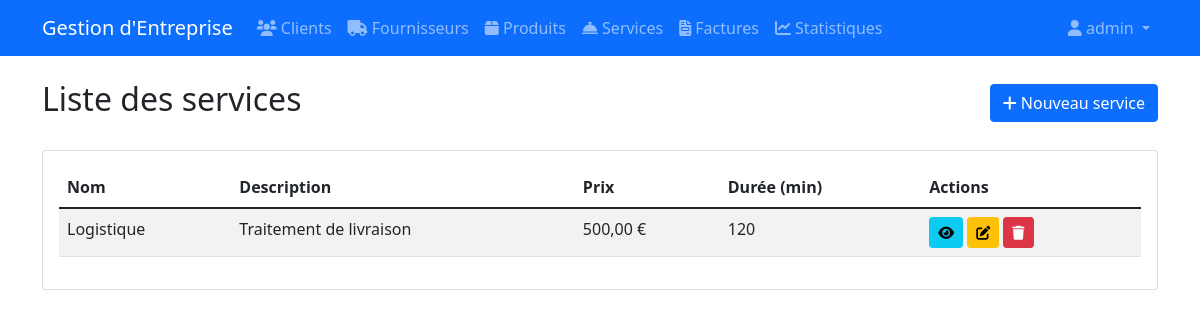
/services/ (signed in), run on the app's committed database.
### produit/models.py (models this page shows, shortened)
class Service(models.Model):
    name = models.CharField(max_length=200, verbose_name="Nom")
    description = models.TextField(verbose_name="Description")
    price = models.DecimalField(max_digits=10, decimal_places=2, verbose_name="Prix")
    duration = models.IntegerField(verbose_name="Durée (minutes)")
    class Meta:
        ordering = ['name']
        verbose_name = "Service"
        verbose_name_plural = "Services"

### produit/views.py (the view)
# urls.py: path('services/', product_views.service_list, name='service_list'),
@login_required
def service_list(request):
    services = Service.objects.all()
    return render(request, 'products/service_list.html', {'services': services})

### templates/products/service_list.html (shortened to what this page needs)
{% extends 'base.html' %}
{% block content %}
<div class="d-flex justify-content-between align-items-center mb-4">
    <h2>Liste des services</h2>
    <a href="{% url 'service_create' %}" class="btn btn-primary">
        <i class="fas fa-plus"></i> Nouveau service
    </a>
</div>
<div class="card">
    <div class="card-body">
        <div class="table-responsive">
            <table class="table table-striped">
                <thead>
                    <tr>
                        <th>Nom</th>
                        <th>Description</th>
                        <th>Prix</th>
                        <th>Durée (min)</th>
                        <th>Actions</th>
                    </tr>
                </thead>
                <tbody>
                    {% for service in services %}
                    <tr>
                        <td>{{ service.name }}</td>
                        <td>{{ service.description|truncatewords:20 }}</td>
                        <td>{{ service.price }} €</td>
                        <td>{{ service.duration }}</td>
                        <td>
                            <a href="{% url 'service_detail' service.pk %}" class="btn btn-sm btn-info">
                                <i class="fas fa-eye"></i>
                            </a>
                            <a href="{% url 'service_update' service.pk %}" class="btn btn-sm btn-warning">
                                <i class="fas fa-edit"></i>
                            </a>
                            <a href="{% url 'service_delete' service.pk %}" class="btn btn-sm btn-danger">
                                <i class="fas fa-trash"></i>
                            </a>
                        </td>
                    </tr>
                    {% empty %}
                    <tr>
                        <td colspan="5" class="text-center">Aucun service enregistré</td>
                    </tr>
                    {% endfor %}
                </tbody>
            </table>
        </div>
    </div>
</div>
{% endblock %}

### templates/base.html (shortened to what this page needs)
<!DOCTYPE html>
<html lang="fr">
<head>
    <link href="https://cdn.jsdelivr.net/npm/bootstrap@5.1.3/dist/css/bootstrap.min.css" rel="stylesheet">
    <link href="https://cdnjs.cloudflare.com/ajax/libs/font-awesome/6.0.0/css/all.min.css" rel="stylesheet">
</head>
<body>
    <nav class="navbar navbar-expand-lg navbar-dark bg-primary">
        <div class="container">
            <a class="navbar-brand" href="{% url 'dashboard' %}">Gestion d'Entreprise</a>
            <div class="collapse navbar-collapse" id="navbarNav">
                {% if user.is_authenticated %}
                <ul class="navbar-nav">
                    <li class="nav-item">
                        <a class="nav-link" href="{% url 'client_list' %}">
                            <i class="fas fa-users"></i> Clients
                        </a>
                    </li>
                    <li class="nav-item">
                        <a class="nav-link" href="{% url 'supplier_list' %}">
                            <i class="fas fa-truck"></i> Fournisseurs
                        </a>
                    </li>
                    <li class="nav-item">
                        <a class="nav-link" href="{% url 'product_list' %}">
                            <i class="fas fa-box"></i> Produits
                        </a>
                    </li>
                    <li class="nav-item">
                        <a class="nav-link" href="{% url 'service_list' %}">
                            <i class="fas fa-concierge-bell"></i> Services
                        </a>
                    </li>
                    <li class="nav-item">
                        <a class="nav-link" href="{% url 'invoice_list' %}">
                            <i class="fas fa-file-invoice"></i> Factures
                        </a>
                    </li>
                    <li class="nav-item">
                        <a class="nav-link" href="{% url 'finance_statistics' %}">
                            <i class="fas fa-chart-line"></i> Statistiques
                        </a>
                    </li>
                </ul>
                <ul class="navbar-nav ms-auto">
                    <li class="nav-item dropdown">
                        <a class="nav-link dropdown-toggle" href="#" id="navbarDropdown" role="button" data-bs-toggle="dropdown">
                            <i class="fas fa-user"></i> {{ user.username }}
                        </a>
                    </li>
                </ul>
                {% endif %}
            </div>
        </div>
    </nav>
    <div class="container mt-4">
        {% block content %}{% endblock %}
    </div>
</body>
</html>

### data on the page
Service: name "Logistique", description "Traitement de livraison", price "500,00", duration "120"

### other printed values
{{ user.username }} "admin"
